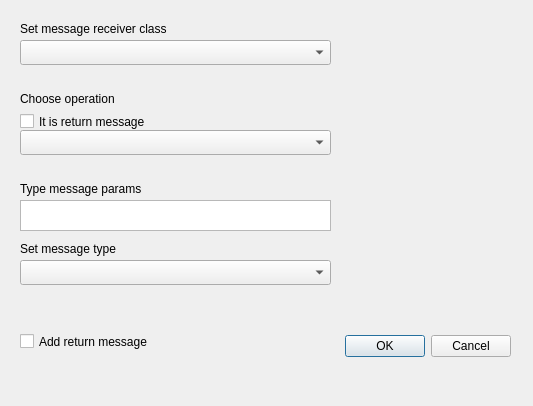
<?xml version="1.0" encoding="UTF-8"?>
<ui version="4.0">
 <class>AddMessageDialog</class>
 <widget class="QDialog" name="AddMessageDialog">
  <property name="geometry">
   <rect>
    <x>0</x>
    <y>0</y>
    <width>533</width>
    <height>406</height>
   </rect>
  </property>
  <property name="windowTitle">
   <string>Dialog</string>
  </property>
  <widget class="QDialogButtonBox" name="buttonBox">
   <property name="geometry">
    <rect>
     <x>30</x>
     <y>330</y>
     <width>481</width>
     <height>32</height>
    </rect>
   </property>
   <property name="orientation">
    <enum>Qt::Horizontal</enum>
   </property>
   <property name="standardButtons">
    <set>QDialogButtonBox::Cancel|QDialogButtonBox::Ok</set>
   </property>
  </widget>
  <widget class="QTextEdit" name="txtMessageParams">
   <property name="geometry">
    <rect>
     <x>20</x>
     <y>200</y>
     <width>311</width>
     <height>31</height>
    </rect>
   </property>
  </widget>
  <widget class="QLabel" name="label">
   <property name="geometry">
    <rect>
     <x>20</x>
     <y>180</y>
     <width>191</width>
     <height>17</height>
    </rect>
   </property>
   <property name="text">
    <string>Type message params</string>
   </property>
  </widget>
  <widget class="QComboBox" name="cmbMessageReceiver">
   <property name="geometry">
    <rect>
     <x>20</x>
     <y>40</y>
     <width>311</width>
     <height>25</height>
    </rect>
   </property>
  </widget>
  <widget class="QLabel" name="label_2">
   <property name="geometry">
    <rect>
     <x>20</x>
     <y>20</y>
     <width>201</width>
     <height>17</height>
    </rect>
   </property>
   <property name="text">
    <string>Set message receiver class</string>
   </property>
  </widget>
  <widget class="QLabel" name="label_3">
   <property name="geometry">
    <rect>
     <x>20</x>
     <y>90</y>
     <width>201</width>
     <height>17</height>
    </rect>
   </property>
   <property name="text">
    <string>Choose operation</string>
   </property>
  </widget>
  <widget class="QComboBox" name="cmbMessageOperation">
   <property name="geometry">
    <rect>
     <x>20</x>
     <y>130</y>
     <width>311</width>
     <height>25</height>
    </rect>
   </property>
  </widget>
  <widget class="QCheckBox" name="checkBoxReturnMessage">
   <property name="geometry">
    <rect>
     <x>20</x>
     <y>110</y>
     <width>171</width>
     <height>23</height>
    </rect>
   </property>
   <property name="text">
    <string>It is return message</string>
   </property>
  </widget>
  <widget class="QCheckBox" name="checkBoxAddReturnMessage">
   <property name="geometry">
    <rect>
     <x>20</x>
     <y>330</y>
     <width>191</width>
     <height>23</height>
    </rect>
   </property>
   <property name="text">
    <string>Add return message</string>
   </property>
  </widget>
  <widget class="QComboBox" name="cmbMessageType">
   <property name="geometry">
    <rect>
     <x>20</x>
     <y>260</y>
     <width>311</width>
     <height>25</height>
    </rect>
   </property>
  </widget>
  <widget class="QLabel" name="label_4">
   <property name="geometry">
    <rect>
     <x>20</x>
     <y>240</y>
     <width>201</width>
     <height>17</height>
    </rect>
   </property>
   <property name="text">
    <string>Set message type</string>
   </property>
  </widget>
 </widget>
 <resources/>
 <connections>
  <connection>
   <sender>buttonBox</sender>
   <signal>accepted()</signal>
   <receiver>AddMessageDialog</receiver>
   <slot>accept()</slot>
   <hints>
    <hint type="sourcelabel">
     <x>248</x>
     <y>254</y>
    </hint>
    <hint type="destinationlabel">
     <x>157</x>
     <y>274</y>
    </hint>
   </hints>
  </connection>
  <connection>
   <sender>buttonBox</sender>
   <signal>rejected()</signal>
   <receiver>AddMessageDialog</receiver>
   <slot>reject()</slot>
   <hints>
    <hint type="sourcelabel">
     <x>316</x>
     <y>260</y>
    </hint>
    <hint type="destinationlabel">
     <x>286</x>
     <y>274</y>
    </hint>
   </hints>
  </connection>
 </connections>
</ui>
